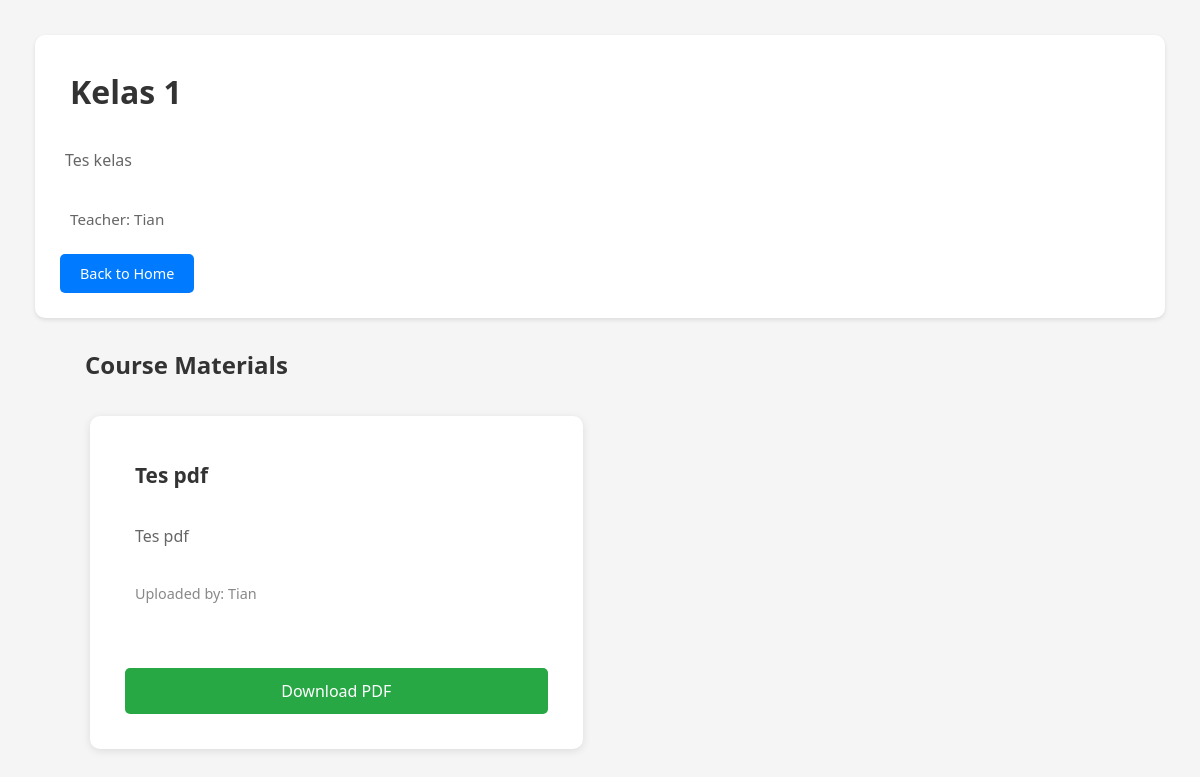
Screenshot of /course/4/ (signed in) with the database file from the repository.
### main/models.py (models this page shows, shortened)
class Course(models.Model):
    name = models.CharField(max_length=200)
    description = models.TextField()
    teacher = models.ForeignKey(
        User,
        on_delete=models.CASCADE,
        related_name='courses_taught',
        limit_choices_to={'role': User.Role.TEACHER}
    )
    students = models.ManyToManyField(
        User,
        related_name='courses_enrolled',
        blank=True,
        limit_choices_to={'role': User.Role.STUDENT}
    )

class User(AbstractUser):
    class Role(models.TextChoices):
        STUDENT = "STUDENT", "Student"
        TEACHER = "TEACHER", "Teacher"
        ADMIN = "ADMIN", "Admin"
    username = None
    email = models.EmailField(unique=True)
    password = models.CharField(max_length=128, null=False, blank=False)
    full_name = models.CharField(max_length=200)
    nim = models.CharField(max_length=20, unique=True, null=True, blank=True)
    role = models.CharField(max_length=20, choices=Role.choices, default=Role.STUDENT)
    USERNAME_FIELD = 'email'
    REQUIRED_FIELDS = ['full_name']
    objects = CustomUserManager()

class PDFModule(models.Model):
    title = models.CharField(max_length=200)
    description = models.TextField()
    file = models.FileField(upload_to='course_pdfs/')
    course = models.ForeignKey(Course, on_delete=models.CASCADE, related_name='pdf_modules')
    uploaded_by = models.ForeignKey(
        User,
        on_delete=models.CASCADE,
        related_name='pdfs_created',
        limit_choices_to={'role': User.Role.TEACHER}
    )

### main/views.py (the view)
# urls.py: path('course/<int:course_id>/', course_detail, name='course_detail'),
@login_required
def course_detail(request, course_id):
    course = get_object_or_404(Course, id=course_id)
    if request.user.role == User.Role.STUDENT:
        if request.user not in course.students.all():
            return HttpResponse("You are not enrolled in this course", status=403)
    elif request.user.role == User.Role.TEACHER:
        if course.teacher != request.user:
            return HttpResponse("You are not the teacher of this course", status=403)
    pdf_modules = PDFModule.objects.filter(course=course)
    return render(request, 'classpage.html', {
        'course': course,
        'pdf_modules': pdf_modules
    })

### main/templates/classpage.html (shortened to what this page needs)
<!DOCTYPE html>
<html lang="en">
<head>
    {% load static %}
    <link rel="stylesheet" href="{% static 'css/classpage.css' %}">
</head>
<body>
    <header>
        <h1>{{ course.name }}</h1>
        <p class="description">{{ course.description }}</p>
        {% if request.user.role == 'STUDENT' %}
            <p class="teacher-name">Teacher: {{ course.teacher.full_name }}</p>
        {% elif request.user.role == 'TEACHER' %}
            <p class="student-count">Students Enrolled: {{ course.students.count }}</p>
        {% endif %}
        <a href="{% url 'home' %}" class="btn-back">Back to Home</a>
    </header>
    <div class="content">
        <h2>Course Materials</h2>
        {% if pdf_modules %}
            <div class="pdf-list">
                {% for pdf in pdf_modules %}
                    <div class="pdf-card">
                        <div class="pdf-info">
                            <h3>{{ pdf.title }}</h3>
                            <p class="pdf-description">{{ pdf.description }}</p>
                            <p class="uploaded-info">
                                Uploaded by: {{ pdf.uploaded_by.full_name }}
                            </p>
                        </div>
                        <div class="pdf-actions">
                            <a href="{% url 'download_pdf' pdf.id %}" class="btn-download">
                                Download PDF
                            </a>
                        </div>
                    </div>
                {% endfor %}
            </div>
        {% endif %}
    </div>
</body>
</html>

### main/static/css/classpage.css (style rules this page uses)
* { margin: 5px; padding: 10px; box-sizing: border-box; }
body { font-family: 'Segoe UI', Tahoma, Geneva, Verdana, sans-serif; background: #f5f5f5; }
header { background: white; padding: 20px; box-shadow: 0 2px 4px rgba(0,0,0,0.1); border-radius: 10px; margin-bottom: 20px; }
header h1 { color: #333; font-size: 2em; margin-bottom: 15px; }
.description { color: #666; margin: 15px 0; line-height: 1.6; font-size: 1em; }
.teacher-name, .student-count { color: #666; font-weight: 500; margin-top: 10px; font-size: 0.95em; }
.btn-back { display: inline-block; margin-top: 10px; padding: 10px 20px; background: #007bff; color: white; text-decoration: none; border-radius: 5px; font-size: 0.9em; font-weight: 500; transition: background 0.3s; }
.content { max-width: 1200px; margin: 0 auto; padding: 0 40px 40px 40px; }
.content h2 { color: #333; margin-bottom: 10px; font-size: 1.5em; }
.pdf-list { display: grid; grid-template-columns: repeat(auto-fill, minmax(350px, 1fr)); gap: 25px; }
.pdf-card { background: white; border-radius: 10px; padding: 15px; box-shadow: 0 2px 8px rgba(0,0,0,0.1); transition: all 0.3s ease; display: flex; flex-direction: column; }
.pdf-info { flex-grow: 1; margin-bottom: 20px; }
.pdf-info h3 { color: #333; margin-bottom: 15px; font-size: 1.3em; display: flex; align-items: center; gap: 8px; }
.pdf-description { color: #666; line-height: 1.6; margin-bottom: 15px; }
.uploaded-info { color: #888; font-size: 0.9em; margin-top: 10px; }
.pdf-actions { display: flex; gap: 5px; flex-direction: column; }
.btn-download, .btn-view { padding: 12px 20px; text-decoration: none; border-radius: 5px; font-weight: 500; transition: all 0.3s; text-align: center; display: inline-block; }
.btn-download { background: #28a745; color: white; }

### rows the page displays
Course: name "Kelas 1", description "Tes kelas", teacher.full_name "Tian"
PDFModule: title "Tes pdf", description "Tes pdf", uploaded_by.full_name "Tian"
